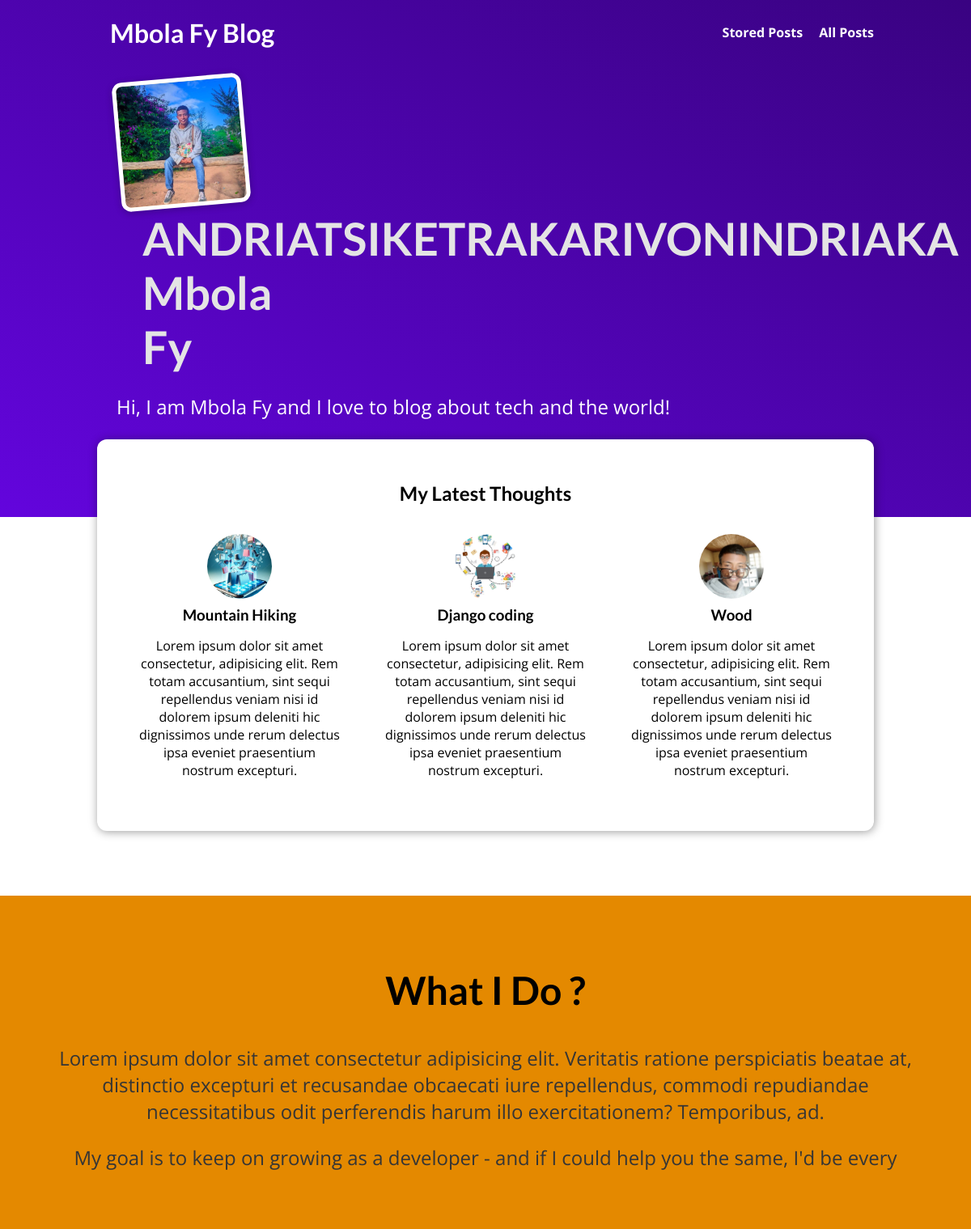
The page / on the database its author committed.
### blog/models.py (models this page shows, shortened)
class Post(models.Model):
    title = models.CharField(max_length=150)
    excerpt = models.CharField(max_length=250)
    image = models.ImageField(upload_to="pots", null=True)
    date = models.DateField(auto_now=True)
    slug = models.SlugField(unique=True, db_index=True)
    content =  models.TextField(validators=[MinLengthValidator(10)])
    author = models.ForeignKey(Author, on_delete=models.SET_NULL, related_name="posts", null=True)
    tags = models.ManyToManyField(Tag)

### blog/views.py (the view)
# urls.py: path("", views.StartingPageView.as_view(), name="starting-page"),
class StartingPageView(ListView):
    template_name = "blog/index.html"
    model = Post
    ordering = ["-date"]
    context_object_name = "posts"
    def get_queryset(self):
        queryset =  super().get_queryset()
        data = queryset[:3]
        return data

### blog/templates/blog/index.html (shortened to what this page needs)
{% extends 'base.html' %}
{% load static %}
{% block css_files %}
  <link rel="stylesheet" href="{% static 'blog/post.css' %}"/>
  <link rel="stylesheet" href="{% static 'blog/index.css' %}"/>
{% endblock %}
{% block content %}
<section>
    <header id="welcome">
        <img src="{% static 'blog/images/pdp.jpg' %}" alt="Mbola Fy - the Author of This Blog">
        <h2>ANDRIATSIKETRAKARIVONINDRIAKA Mbola Fy</h2>
        <p>Hi, I am Mbola Fy and I love to blog about tech and the world!</p>
    </header>
</section>
<section id="latest-posts">
    <h2>My Latest Thoughts</h2>
    <ul>
        {% for post in posts %}
            {% include 'blog/includes/post.html' %}
        {% endfor %}
    </ul>
</section>
<section id="about">
    <h2>What I Do ?</h2>
    <p>Lorem ipsum dolor sit amet consectetur adipisicing elit. Veritatis ratione perspiciatis beatae at, distinctio excepturi et recusandae obcaecati iure repellendus, commodi repudiandae necessitatibus odit perferendis harum illo exercitationem? Temporibus, ad.</p>
    <p>My goal is to keep on growing as a developer - and if I could help you the same, I'd be every</p>
</section>
{% endblock %}

### blog/templates/blog/includes/post.html
{% load static %}
<li>
    <article id="post" class="post">
        <a href="{% url 'post-detail-page' post.slug %}">
            <img src="{{ post.image.url }}" alt="{{ post.title }}"/>
            <div class="post__content">
                <h3>{{ post.title }}</h3>
                <p>{{ post.excerpt }}</p>
            </div>
        </a>
    </article>
</li>

### static/app.css (style rules this page uses)
* { box-sizing: border-box; }
html { font-family: 'Open Sans', 'Lato', sans-serif; }
body { margin: 0; }
h1, h2, h3 { font-family: 'Lato', sans-serif; font-weight: bold; }

### blog/static/blog/post.css (style rules this page uses)
.post { display: flex; flex-direction: column; align-items: center; text-align: center; }
.post a { text-decoration: none; color: black; transition: all 0.2s ease; padding: 1rem; }
.post img { width: 5rem; height: 5rem; object-fit: cover; border-radius: 50%; }
.post h3 { margin: 0.25rem 0; }

### blog/static/blog/index.css (style rules this page uses)
#welcome { background: linear-gradient(to right top, #6305dd, #390281); padding: 6rem 12%; }
#welcome img { width: 10rem; height: 10rem; object-fit: cover; object-position: top; border: 5px solid white; border-radius: 12px; background-color: #ffe1bf; transform: rotateZ(-5deg); box-shadow: 0 2px 8px rgba(0, 0, 0, 0.25); }
#welcome h2 { font-size: 3.5rem; margin: 0 0 0 2rem; color: #e4e4e4; width: 10rem; }
#welcome p { color: white; font-size: 1.5rem; }
#latest-posts { background-color: white; padding: 2rem; border-radius: 12px; width: 60rem; margin: -6rem auto 2rem auto; box-shadow: 1px 1px 12px rgba(0, 0, 0, 0.4); }
#latest-posts h2 { text-align: center; }
#latest-posts ul { list-style: none; margin: 0; padding: 0; display: flex; gap: 1rem; }
#latest-posts li { flex: 1; }
#about { text-align: center; padding: 3rem; background-color: #e48900; margin-top: 5rem; }
#about h2 { font-size: 3rem; }
#about p { font-size: 1.5rem; color: #353535; }

### rows shown on the page
Post: image (picture), title "Mountain Hiking", excerpt "Lorem ipsum dolor sit amet consectetur, adipisicing elit. Rem totam accusantium, sint sequi repellendus veniam nisi id dolorem ipsum deleniti hic dignissimos unde rerum delectus ipsa eveniet praesentium nostrum excepturi."
Post: image (picture), title "Django coding", excerpt "Lorem ipsum dolor sit amet consectetur, adipisicing elit. Rem totam accusantium, sint sequi repellendus veniam nisi id dolorem ipsum deleniti hic dignissimos unde rerum delectus ipsa eveniet praesentium nostrum excepturi."
Post: image (picture), title "Wood", excerpt "Lorem ipsum dolor sit amet consectetur, adipisicing elit. Rem totam accusantium, sint sequi repellendus veniam nisi id dolorem ipsum deleniti hic dignissimos unde rerum delectus ipsa eveniet praesentium nostrum excepturi."
